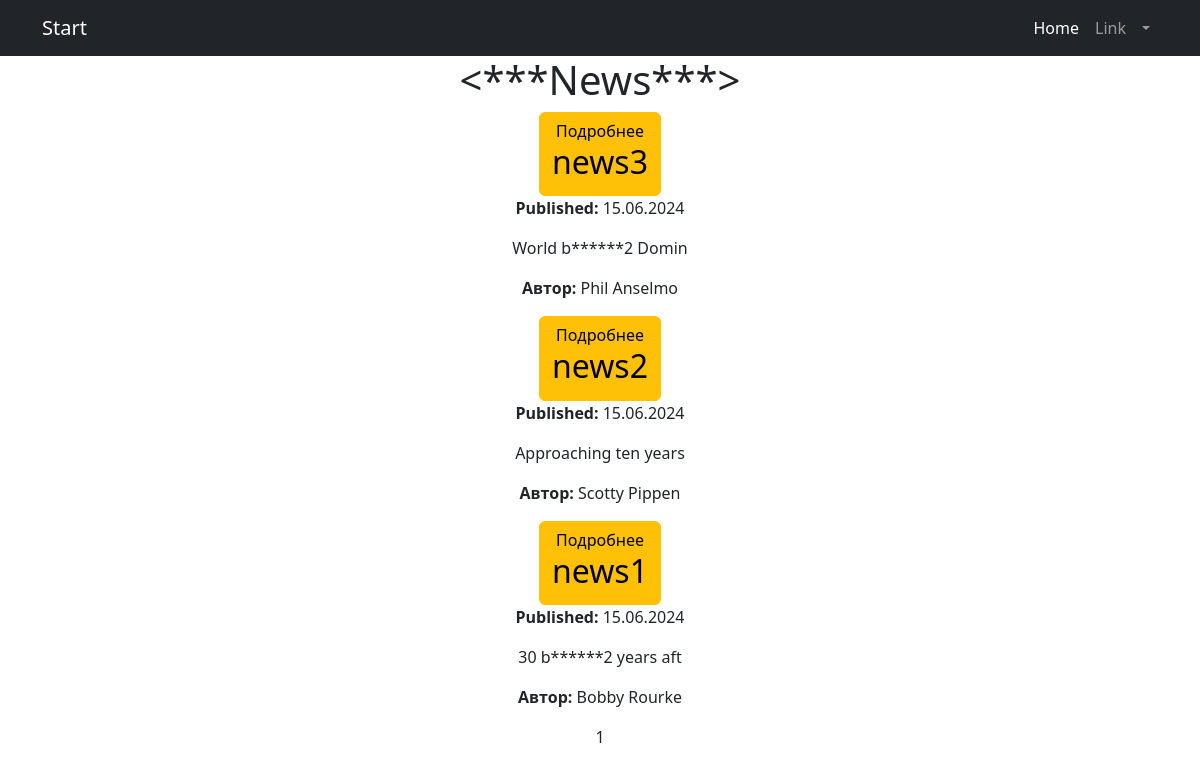
Before: /news/ with the older database file.
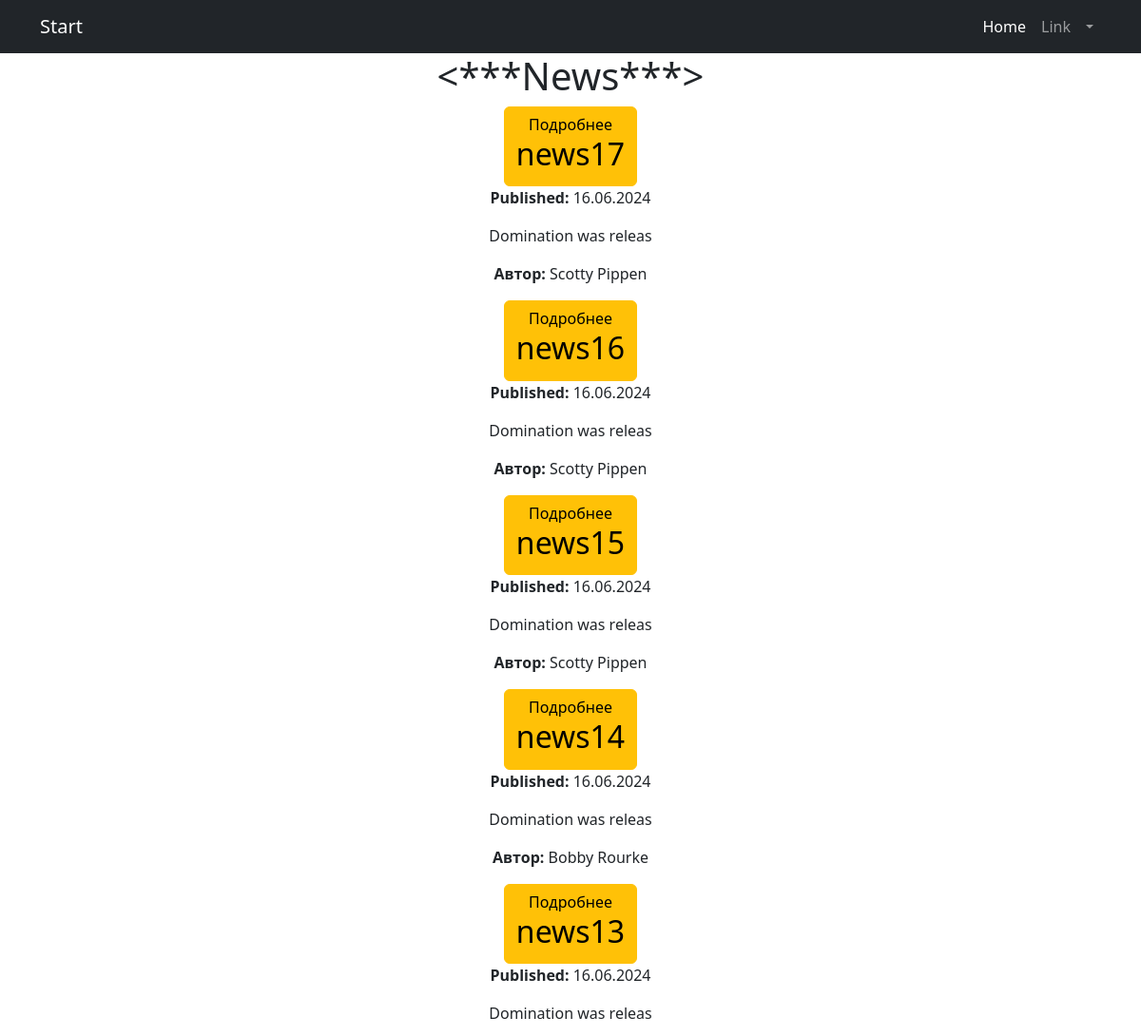
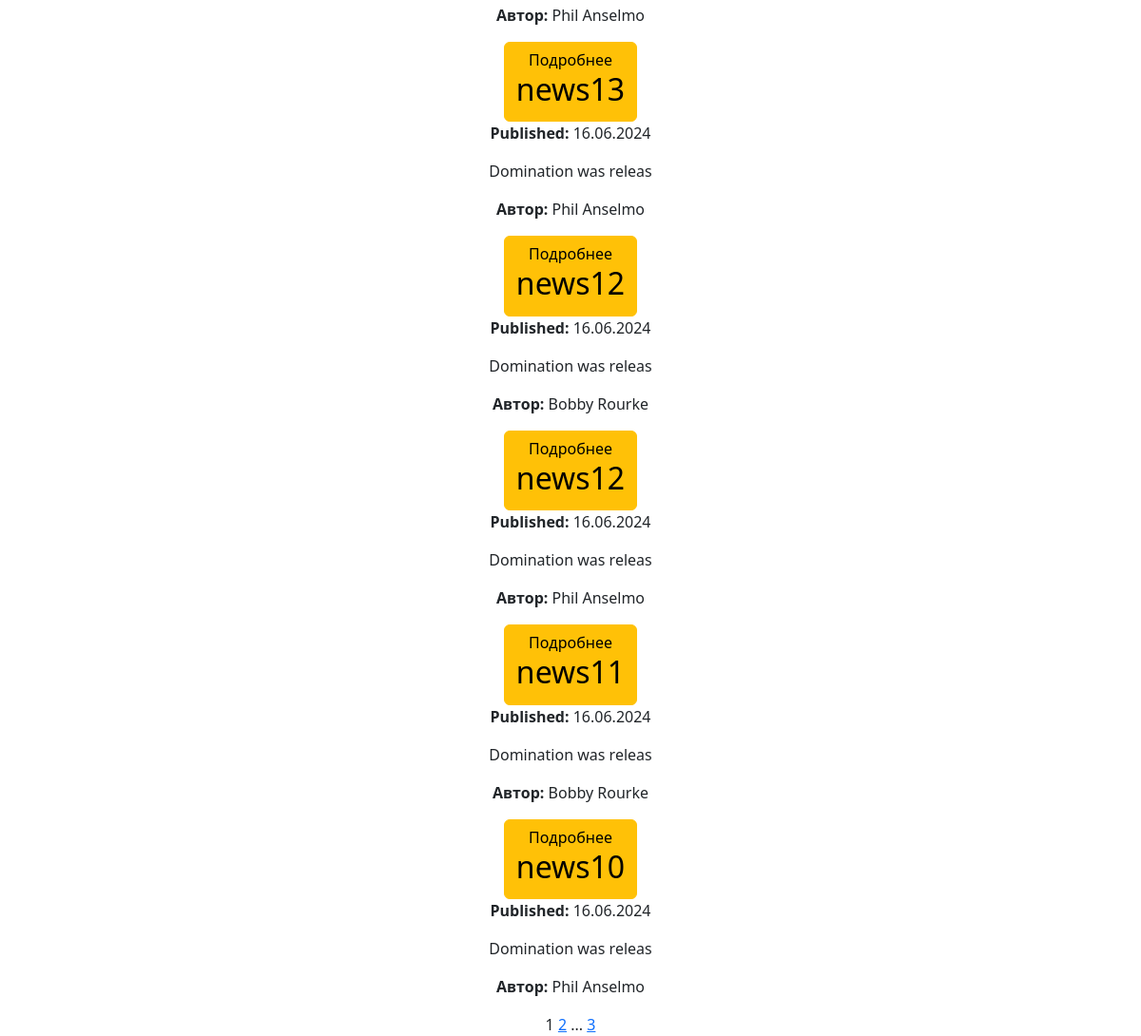
After: the same page with the newer database file (2 pictures, top to bottom).
### news/models.py (models this page shows, shortened)
class Post(models.Model):
    author = models.ForeignKey('Author', on_delete=models.CASCADE, blank=True)
    POST_TYPES = (
        ('article', 'Article'),
        ('news', 'News'),
    )
    post_type = models.CharField(max_length=10, choices=POST_TYPES)
    created_at = models.DateTimeField(auto_now_add=True)
    categories = models.ManyToManyField('Category', through='PostCategory')
    title = models.CharField(max_length=255)
    content = models.TextField()
    rating = models.IntegerField(default=0)
    authorname = models.CharField(max_length=255,)

### news/views.py (the view)
# urls.py: path('news/', views.NewsListView.as_view(), name='news_list'),
class NewsListView(ListView):
    model = Post
    template_name = 'news_list.html'
    queryset = Post.objects.all().order_by('-created_at') # разбираюсь с постраничным выводом
    context_object_name = 'posts' # разбираюсь с постраничным выводом
    paginate_by = 10# разбираюсь с постраничным выводом

### news/templatetags/censor.py (called while the page is built)
@register.filter(name='censor')
def censor(value):
    banned_words = ['badword', 'badword1', 'badword2']
    for word in banned_words:
        if isinstance(word, str):
            value = value.replace(word[1:], '*' * len(word[1:]))
    return value

### news/templates/news_list.html (shortened to what this page needs)
{% extends 'flatpages/default.html' %}
{% load censor %}
{% block content %}
<h1><***News***></h1>
{% for post in posts %}
<a href="{% url 'news_full_detail' id=post.id %}" class="btn btn-warning">Подробнее
    <h2>{{ post.title|censor }}</h2>
</a>
<p><strong>Published:</strong> {{ post.created_at|date:"d.m.Y" }}</p>
<p>{{ post.content|slice:":21"|censor }}</p>
<p><strong>Автор:</strong> {{ post.authorname }}</p>
{% endfor %}
{{ page_obj.number }}
{% if page_obj.has_next %}
<a href="?page={{ page_obj.next_page_number }}">{{ page_obj.next_page_number }}</a>
{% if paginator.num_pages != page_obj.next_page_number %}
...
<a href="?page={{ page_obj.paginator.num_pages }}">{{ page_obj.paginator.num_pages }}</a>
{% endif %}
{% endif %}
{% endblock content %}

Changed rows visible on the page:
no longer on this page (row unchanged): Post: title|censor "news3", created_at "15.06.2024", content|censor "World b******2 Domin", authorname "Phil Anselmo"
no longer on this page (row unchanged): Post: title|censor "news2", created_at "15.06.2024", content|censor "Approaching ten years", authorname "Scotty Pippen"
no longer on this page (row unchanged): Post: title|censor "news1", created_at "15.06.2024", content|censor "30 b******2 years aft", authorname "Bobby Rourke"
added Post: title|censor "news17", created_at "16.06.2024", content|censor "Domination was releas", authorname "Scotty Pippen"
added Post: title|censor "news16", created_at "16.06.2024", content|censor "Domination was releas", authorname "Scotty Pippen"
added Post: title|censor "news15", created_at "16.06.2024", content|censor "Domination was releas", authorname "Scotty Pippen"
added Post: title|censor "news14", created_at "16.06.2024", content|censor "Domination was releas", authorname "Bobby Rourke"
added Post: title|censor "news13", created_at "16.06.2024", content|censor "Domination was releas", authorname "Phil Anselmo"
added Post: title|censor "news13", created_at "16.06.2024", content|censor "Domination was releas", authorname "Phil Anselmo"
added Post: title|censor "news12", created_at "16.06.2024", content|censor "Domination was releas", authorname "Bobby Rourke"
added Post: title|censor "news12", created_at "16.06.2024", content|censor "Domination was releas", authorname "Phil Anselmo"
added Post: title|censor "news11", created_at "16.06.2024", content|censor "Domination was releas", authorname "Bobby Rourke"
added Post: title|censor "news10", created_at "16.06.2024", content|censor "Domination was releas", authorname "Phil Anselmo"
Other visible differences:
{{ page_obj.next_page_number }}: (not shown) → "2"
{{ page_obj.paginator.num_pages }}: (not shown) → "3"
